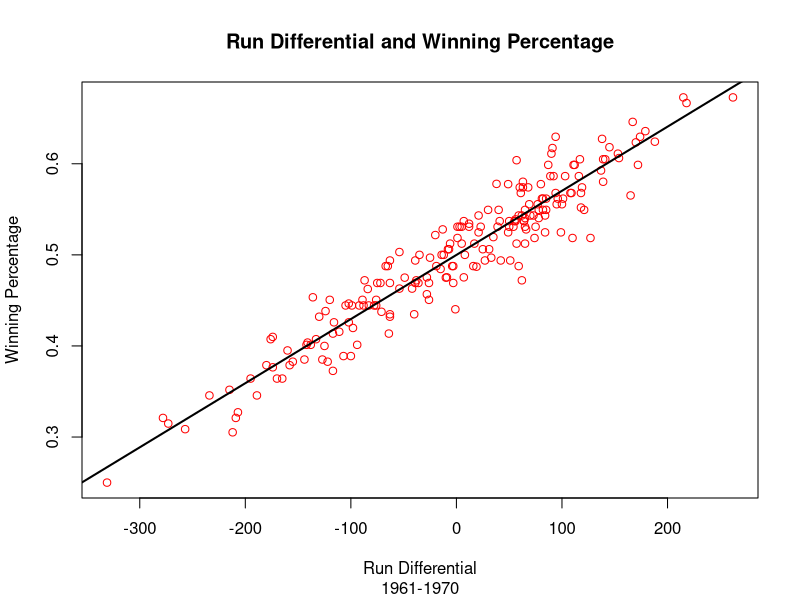
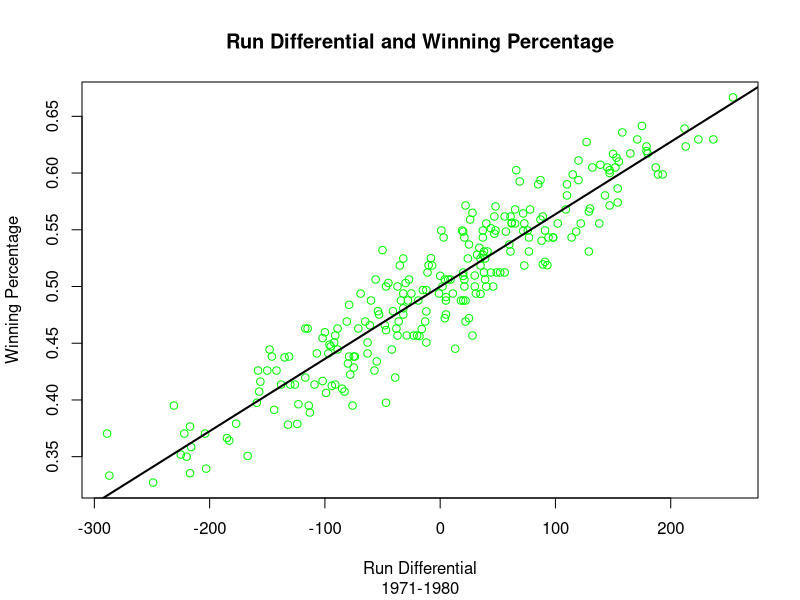
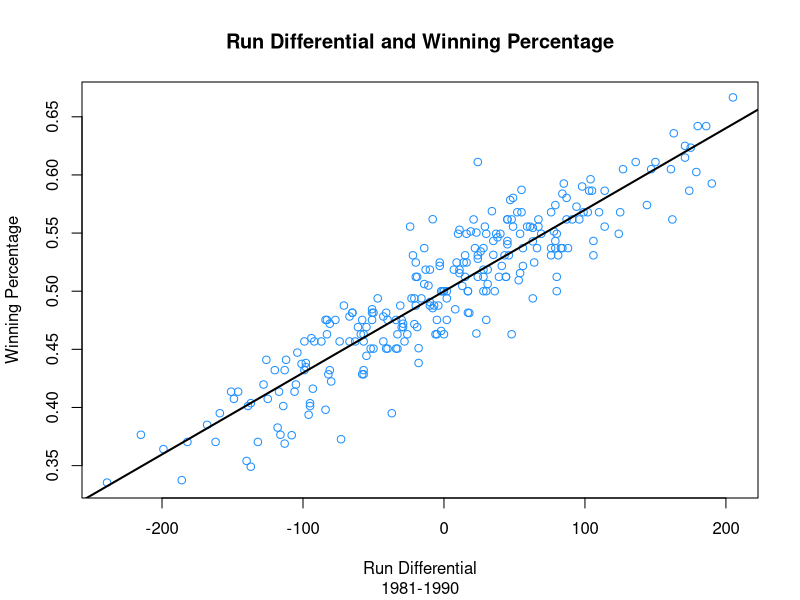
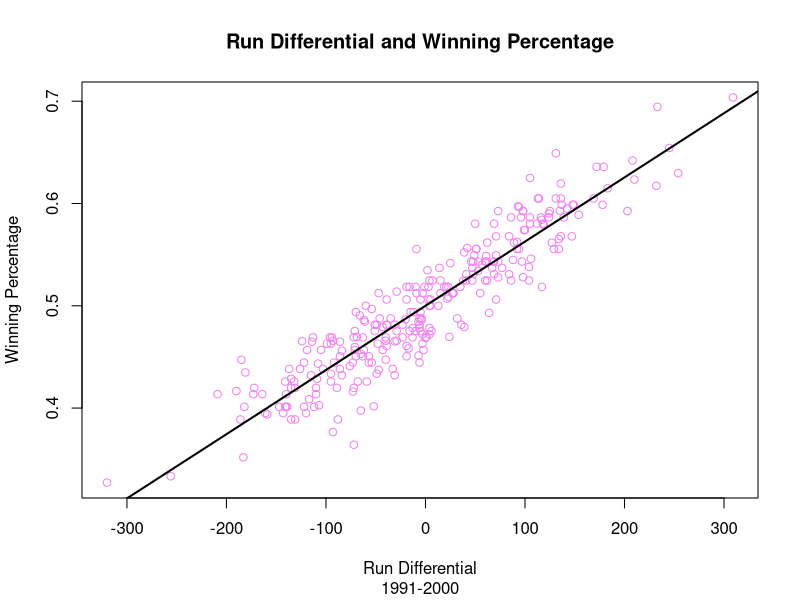
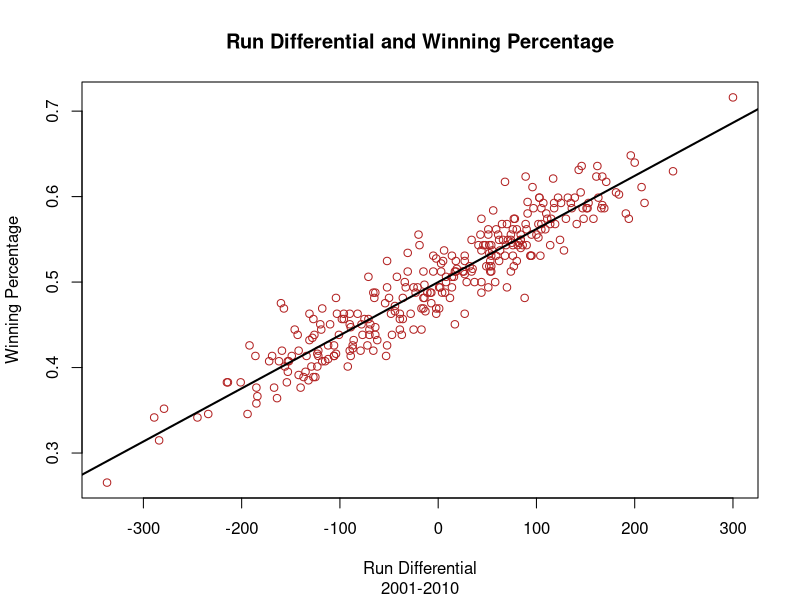

The R script that drew these images, in order:
######################################################
####Exercise 4-1: Relationship Beween Run Differential
####        and Winning Percentage Across Decades
####
#### Needs: lahman teams.csv
####### These are located in the data folder
####
####
####################################################
#Part (A)###########################################
#Isolate the data from each era 1961-1970, 1971-1980, 1981-1990, 1991-2000, 2001-2010 using subset
#Create variables for RD (run differntial) and Wpct (winning percentage) for each era
  teams <- read.csv("teams.csv")
  tail(teams)
  myteams.1960s <- subset(teams, yearID>=1961 & yearID<=1970)[ , c("teamID", "yearID", "lgID", "G", "W", "L", "R", "RA")]
  myteams.1960s$RD <- with(myteams.1960s, R - RA)
  myteams.1960s$Wpct <- with(myteams.1960s, W / (W+L))
  myteams.1970s <- subset(teams, yearID>=1971 & yearID<=1980)[ , c("teamID", "yearID", "lgID", "G", "W", "L", "R", "RA")]
  myteams.1970s$RD <- with(myteams.1970s, R - RA)
  myteams.1970s$Wpct <- with(myteams.1970s, W / (W+L))
  myteams.1980s <- subset(teams, yearID>=1981 & yearID<=1990)[ , c("teamID", "yearID", "lgID", "G", "W", "L", "R", "RA")]
  myteams.1980s$RD <- with(myteams.1980s, R - RA)
  myteams.1980s$Wpct <- with(myteams.1980s, W / (W+L))
  myteams.1990s <- subset(teams, yearID>=1991 & yearID<=2000)[ , c("teamID", "yearID", "lgID", "G", "W", "L", "R", "RA")]
  myteams.1990s$RD <- with(myteams.1990s, R - RA)
  myteams.1990s$Wpct <- with(myteams.1990s, W / (W+L))
  myteams.2000s <- subset(teams, yearID>=2001 & yearID<=2010)[ , c("teamID", "yearID", "lgID", "G", "W", "L", "R", "RA")]
  myteams.2000s$RD <- with(myteams.2000s, R - RA)
  myteams.2000s$Wpct <- with(myteams.2000s, W / (W+L))
 ## Make scatterplot of RD and WPct for each ERA with 
 ### I have set it up to save all created graphs to save as pdf
  pdf("Exercise 4-1.pdf")
 ## 1961 - 1970
  plot(myteams.1960s$RD, myteams.1960s$Wpct, pch=1, col="red", main="Run Differential and Winning Percentage",
       sub="1961-1970",
       xlab="Run Differential", ylab = "Winning Percentage")
  linfit.1960s <- lm(Wpct ~ RD, data=myteams.1960s)
  linfit.1960s
  abline(a=coef(linfit.1960s)[1], b=coef(linfit.1960s)[2], lwd=2)
 ## 1971 - 1980
  plot(myteams.1970s$RD, myteams.1970s$Wpct, pch=1, col="green", main="Run Differential and Winning Percentage",
     sub="1971-1980",
     xlab="Run Differential", ylab = "Winning Percentage")
  linfit.1970s <- lm(Wpct ~ RD, data=myteams.1970s)
  linfit.1970s
  abline(a=coef(linfit.1970s)[1], b=coef(linfit.1970s)[2], lwd=2)
 ## 1981-1990
  plot(myteams.1980s$RD, myteams.1980s$Wpct, pch=1, col="dodgerblue", main="Run Differential and Winning Percentage",
     sub="1981-1990",
     xlab="Run Differential", ylab = "Winning Percentage")
  linfit.1980s <- lm(Wpct ~ RD, data=myteams.1980s)
  linfit.1980s
  abline(a=coef(linfit.1980s)[1], b=coef(linfit.1980s)[2], lwd=2)
 ## 1991 - 2000
  plot(myteams.1990s$RD, myteams.1990s$Wpct, pch=1, col="violet", main="Run Differential and Winning Percentage",
     sub="1991-2000",
     xlab="Run Differential", ylab = "Winning Percentage")
  linfit.1990s <- lm(Wpct ~ RD, data=myteams.1990s)
  linfit.1990s
  abline(a=coef(linfit.1990s)[1], b=coef(linfit.1990s)[2], lwd=2)
 ## 2001-2010
  plot(myteams.2000s$RD, myteams.2000s$Wpct, pch=1, col="firebrick", main="Run Differential and Winning Percentage",
      sub="2001-2010",
      xlab="Run Differential", ylab = "Winning Percentage")
  linfit.2000s <- lm(Wpct ~ RD, data=myteams.2000s)
  linfit.2000s
  abline(a=coef(linfit.2000s)[1], b=coef(linfit.2000s)[2], lwd=2)
 ## save the pdf by closing using dev.off()
  dev.off()
####################################################
#Part (B)###########################################
# Use the function predict to compare predicted winnings percentages across the eras.
# The RD (run differential) we would like to compare is +10 runs
 ## 1961-1970
  linfit.1960s
  predict.1960s <- 0.499933 + 0.000704*10
  ### A team with Run Differential of +10 is predicted to have a 0.5069 winning percentage
 ## 1971-1980
  linfit.1970s
  predict.1970s <-0.4999884 + 0.0006375*10
   ### A team with Run Differential of +10 is predicted to have a 0.5064 winning percentage
 ## 1981-1990
  linfit.1980s
  predict.1980s <- 0.4999448 + 0.0007014*10
   ### A team with Run Differential of +10 is predicted to have a 0.5069 winning percentage
 ## 1991-2000
  linfit.1990s
  predict.1990s <- 0.4999994 + 0.0006276*10
   ### A team with Run Differential of +10 is predicted to have a 0.5063 winning percentage
 ## 2000-2010 
  linfit.2000s
  predict.2000s <- 0.4999909 + 0.0006216*10
   ### A team with Run Differential of +10 is predicted to have a 0.5062 winning percentage